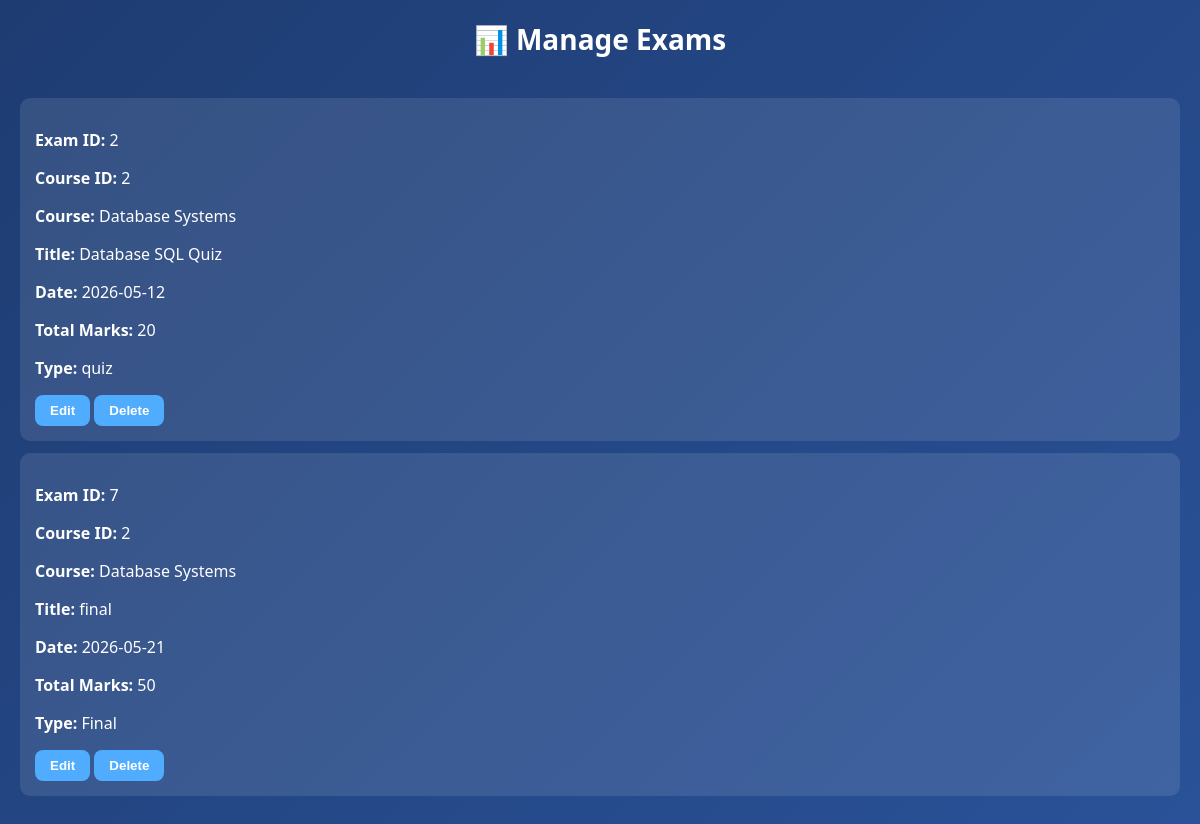
Screenshot of /manage-exams.php (signed in) with the database file from the repository.
### tables this page shows
CREATE TABLE `exam` (
  `exam_id` int(11) NOT NULL AUTO_INCREMENT,
  `course_id` int(11) NOT NULL,
  `topic_id` int(11) DEFAULT NULL,
  `title` varchar(100) NOT NULL,
  `exam_date` date DEFAULT NULL,
  `total_marks` int(11) NOT NULL,
  `exam_type` varchar(50) DEFAULT NULL,
  PRIMARY KEY (`exam_id`),
  KEY `fk_exam_topic` (`course_id`,`topic_id`),
  CONSTRAINT `fk_exam_course` FOREIGN KEY (`course_id`) REFERENCES `course` (`course_id`) ON DELETE CASCADE ON UPDATE CASCADE,
  CONSTRAINT `fk_exam_topic` FOREIGN KEY (`course_id`, `topic_id`) REFERENCES `topic` (`course_id`, `topic_id`) ON DELETE CASCADE ON UPDATE CASCADE,
  CONSTRAINT `chk_exam_total_marks` CHECK (`total_marks` > 0)
);

CREATE TABLE `course` (
  `course_id` int(11) NOT NULL AUTO_INCREMENT,
  `credit_hours` int(11) NOT NULL CHECK (`credit_hours` > 0),
  `course_name` varchar(100) NOT NULL,
  `dep_id` int(11) DEFAULT NULL,
  `instructor_id` int(11) DEFAULT NULL,
  PRIMARY KEY (`course_id`),
  KEY `dep_id` (`dep_id`),
  KEY `instructor_id` (`instructor_id`),
  CONSTRAINT `course_ibfk_1` FOREIGN KEY (`dep_id`) REFERENCES `department` (`dep_id`) ON DELETE SET NULL ON UPDATE CASCADE,
  CONSTRAINT `course_ibfk_2` FOREIGN KEY (`instructor_id`) REFERENCES `instructor` (`instructor_id`) ON DELETE SET NULL ON UPDATE CASCADE
);

### manage-exams.php (the view, shortened to what this page needs)
<?php
$conn = new mysqli(
    "localhost",
    "root",
    "",
    "university_academic_support_system"
);
$instructor_id = $_SESSION['instructor_id'];
$sql = "
SELECT
    e.exam_id,
    e.course_id,
    c.course_name,
    e.title,
    e.exam_date,
    e.total_marks,
    e.exam_type
FROM exam e
INNER JOIN course c
ON e.course_id = c.course_id
WHERE c.instructor_id = ?
ORDER BY e.exam_date
";
$stmt = $conn->prepare($sql);
$stmt->bind_param("i", $instructor_id);
$stmt->execute();
$result = $stmt->get_result();
?>
<!DOCTYPE html>
<html>
<head>
</head>
<body>
<div class="header">
📊 Manage Exams
</div>
<div class="container">
<?php
if($result->num_rows > 0){
    while($row = $result->fetch_assoc()){
        echo "
        <div class='card'>
            <p>
                <b>Exam ID:</b>
                " . htmlspecialchars($row['exam_id']) . "
            </p>
            <p>
                <b>Course ID:</b>
                " . htmlspecialchars($row['course_id']) . "
            </p>
            <p>
                <b>Course:</b>
                " . htmlspecialchars($row['course_name']) . "
            </p>
            <p>
                <b>Title:</b>
                " . htmlspecialchars($row['title']) . "
            </p>
            <p>
                <b>Date:</b>
                " . htmlspecialchars($row['exam_date']) . "
            </p>
            <p>
                <b>Total Marks:</b>
                " . htmlspecialchars($row['total_marks']) . "
            </p>
            <p>
                <b>Type:</b>
                " . htmlspecialchars($row['exam_type']) . "
            </p>
            <button>Edit</button>
            <button>Delete</button>
        </div>
        ";
    }
}else{
    echo "<p>No exams found for your courses.</p>";
}
?>
</div>
</body>
</html>

### manage-exams.php (style rules this page uses)
body { margin:0; font-family:Segoe UI; background:linear-gradient(135deg,#1e3c72,#2a5298); color:white; }
.header { text-align:center; padding:20px; font-size:28px; font-weight:bold; }
.container { padding:20px; }
.card { background:rgba(255,255,255,0.1); padding:15px; border-radius:10px; margin-bottom:12px; }
button { padding:8px 15px; border:none; border-radius:8px; background:#4facfe; color:white; font-weight:bold; cursor:pointer; }

### rows the page displays
exam: exam_id "2", course "2", course.course_name "Database Systems", title "Database SQL Quiz", exam_date "2026-05-12", total_marks "20", exam_type "quiz"
exam: exam_id "7", course "2", course.course_name "Database Systems", title "final", exam_date "2026-05-21", total_marks "50", exam_type "Final"
